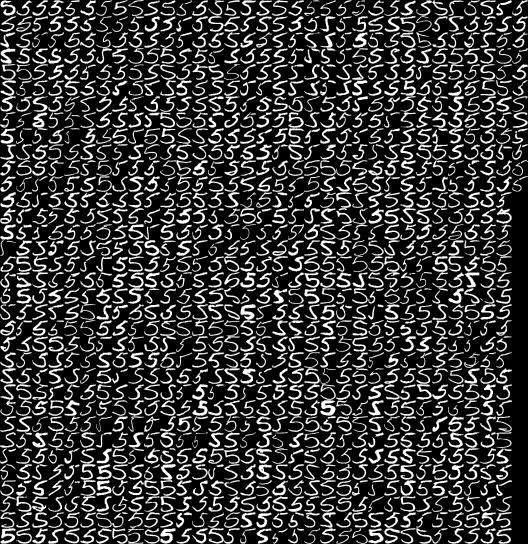
#> input picture usps_5.jpg, 528 x 544 px
$ python main.py
#> lines starting #> are read from the running program, lines starting #| are printed output that depends on the picture
import cv2
import numpy as np
import matplotlib.pyplot as plt


# implementation of KMeans Algorithm
class KMeans:
    def __init__(self, n_clusters, max_iter=300, random_state=0):
        self.n_clusters = n_clusters
        self.max_iter = max_iter
        self.random_state = random_state

    def fit(self, X):
        # select random center
        rng = np.random.RandomState(self.random_state)
        i = rng.permutation(X.shape[0])[:self.n_clusters]
        self.centers = X[i]

        # calculate distance of each point to the centers
        for _ in range(self.max_iter):
            distances = np.sqrt(((X - self.centers[:, np.newaxis]) ** 2).sum(axis=2))

            # assign each point to the nearest center
            labels = np.argmin(distances, axis=0)

            # update center of clusters
            new_centers = np.array([X[labels == i].mean(axis=0) for i in range(self.n_clusters)])

            # check changes in cluster centers
            if np.allclose(self.centers, new_centers):
                break

            self.centers = new_centers

        self.labels_ = labels
        self.cluster_centers_ = self.centers

    def predict(self, X):
        distances = np.sqrt(((X - self.centers[:, np.newaxis]) ** 2).sum(axis=2))
        labels = np.argmin(distances, axis=0)
        return labels


def convert_image2matrix(path):
#> called with path = 'usps_5.jpg'
    img = cv2.imread(path)  # read image from path
#> img is the input picture: shape (544, 528, 3); min 0, max 255, mean 59.2
    img = img[:, :, 0]  # extract the first color channel
#> img: shape (544, 528)
    digit_size = 16  # set the size of each digit image

    # initialize an empty list to store digit images
    digit_images = []

    # loop through each row and column of the image
    for i in range(1, 35):
        for j in range(1, 34):
            # extract the digit image from the image
            digit_img = img[(i - 1) * digit_size:i * digit_size, (j - 1) * digit_size:j * digit_size]

            # reshape the digit image into a 1D array
            x = np.reshape(digit_img, [1, digit_size * digit_size])

            # append the digit image array to the list
            if not (i > 12 and j == 33):
                digit_images.append(x)
#> after the loop, digit_images = 1100 items

    arr = np.vstack(digit_images)  # stack all the digit images into a single 2D array
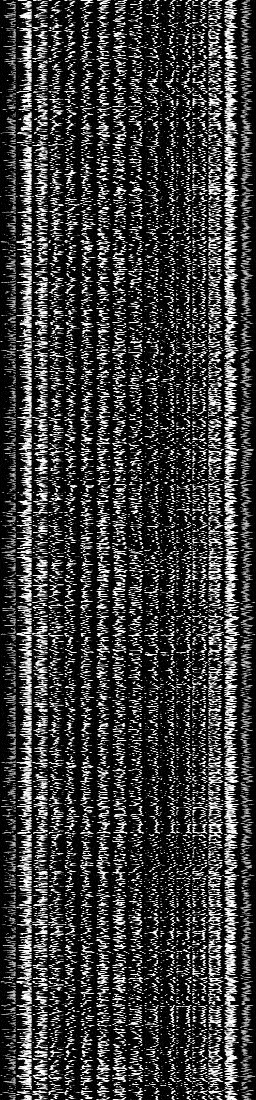
#> arr: shape (1100, 256); min 0, max 255, mean 60.4
    return arr


img = convert_image2matrix('usps_5.jpg')
data = img.reshape(-1, 256)  # Reshape the image into a 1100x256 matrix

# Perform K-means clustering with k=10
k = 7
kmeans = KMeans(n_clusters=k, random_state=0)
kmeans.fit(data)
#> in fit, `self.labels_ = labels`: self.labels_ = 1100 values, max 6 at index 1, min 0 at index 16, mean 3.19
centers = kmeans.cluster_centers_

# Display the 16x16 images corresponding to each cluster center
plt.figure(figsize=(k, 5))
for i in range(k):
    plt.subplot(2, k, i + k + 1)
    plt.imshow(np.reshape(centers[i, :], (16, 16)), cmap='gray')

plt.show()
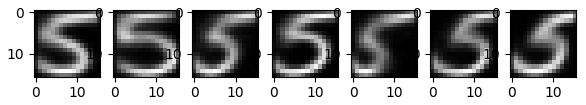
#> figure drawn by matplotlib, 7 panels
